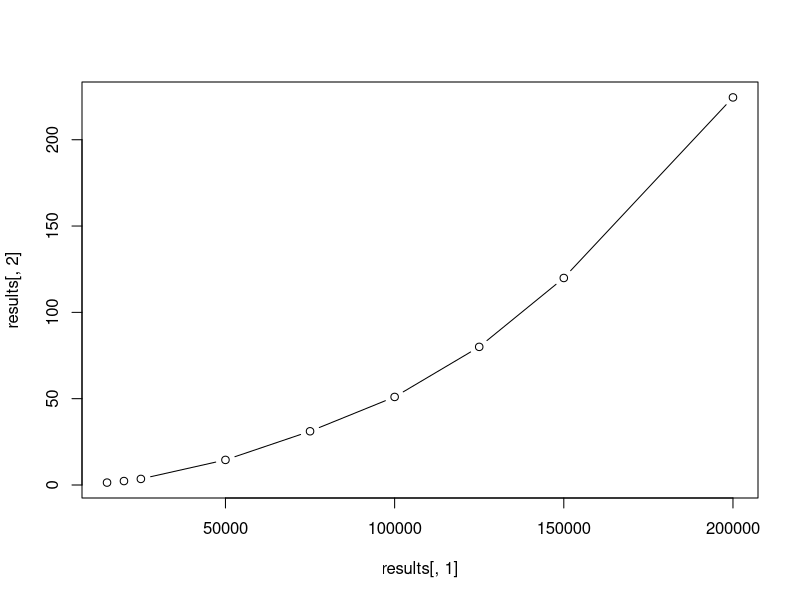
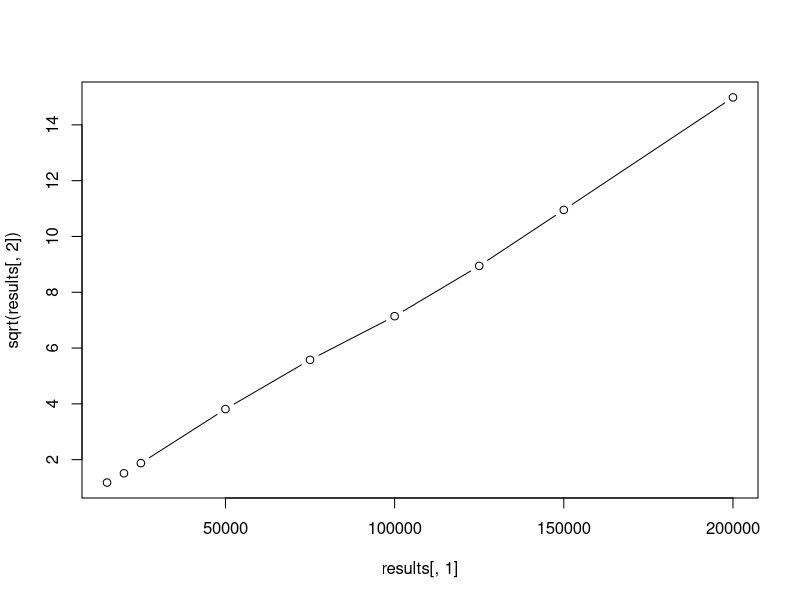

The R script that drew these images, in order:
# load experimental data
setwd('~/github/timecomplex/')
rawData<-read.table(file='test.txt', sep='\t', dec='.')

# truncate data for measurments below one second
rawData<-rawData[which(rawData[,1]>10000),]

# assemble and attach data.frame
rawData<-data.frame(nTimes = rawData[,1], runTime = rawData[,2])
attach(rawData)

# aggregate data
results<-aggregate(runTime ~ nTimes, FUN = mean)

plot(results[,1], results[,2], type = 'b')

# transforming the data
plot(results[,1], sqrt(results[,2]), type = 'b', )



